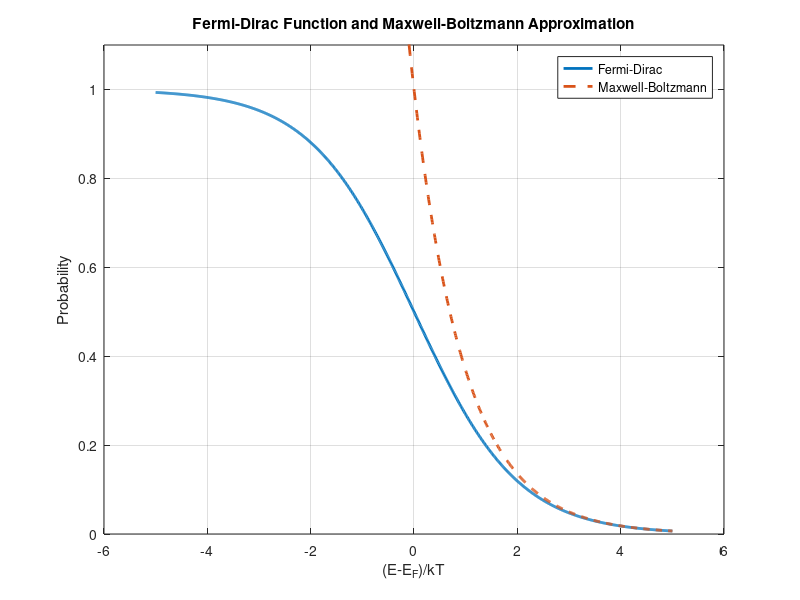

MATLAB code for this plot:
E = linspace(-5,5,1000);   % E - EF, normalized to kT
x = E;

fFD = 1 ./ (1 + exp(x));

fMB = exp(-x);

figure
plot(x,fFD,'LineWidth',2)
hold on
plot(x,fMB,'--','LineWidth',2)

xlabel('(E-E_F)/kT')
ylabel('Probability')
title('Fermi-Dirac Function and Maxwell-Boltzmann Approximation')
legend('Fermi-Dirac','Maxwell-Boltzmann')
ylim([0 1.1])
grid on
